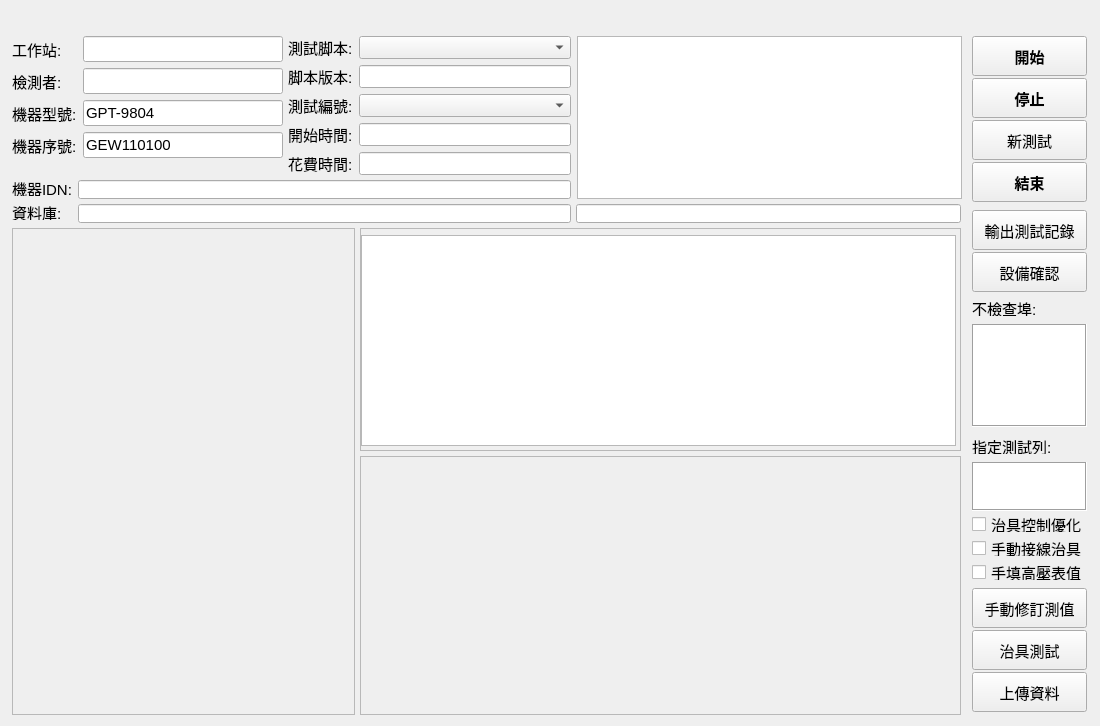
<?xml version="1.0" encoding="UTF-8"?>
<ui version="4.0">
 <class>frmMainTest</class>
 <widget class="QWidget" name="frmMainTest">
  <property name="geometry">
   <rect>
    <x>0</x>
    <y>0</y>
    <width>1100</width>
    <height>726</height>
   </rect>
  </property>
  <property name="font">
   <font>
    <pointsize>11</pointsize>
   </font>
  </property>
  <property name="windowTitle">
   <string>測試主視窗</string>
  </property>
  <widget class="QScrollArea" name="scrollArea">
   <property name="geometry">
    <rect>
     <x>12</x>
     <y>228</y>
     <width>343</width>
     <height>487</height>
    </rect>
   </property>
   <property name="focusPolicy">
    <enum>Qt::ClickFocus</enum>
   </property>
   <property name="widgetResizable">
    <bool>true</bool>
   </property>
   <widget class="QWidget" name="scrollAreaWidgetContents">
    <property name="geometry">
     <rect>
      <x>0</x>
      <y>0</y>
      <width>341</width>
      <height>485</height>
     </rect>
    </property>
   </widget>
  </widget>
  <widget class="QPushButton" name="btnStart">
   <property name="geometry">
    <rect>
     <x>972</x>
     <y>36</y>
     <width>115</width>
     <height>40</height>
    </rect>
   </property>
   <property name="font">
    <font>
     <pointsize>11</pointsize>
     <weight>75</weight>
     <bold>true</bold>
    </font>
   </property>
   <property name="toolTip">
    <string>按此鈕進行設備連線及進行測試 </string>
   </property>
   <property name="text">
    <string>開始</string>
   </property>
  </widget>
  <widget class="QPushButton" name="btnStop">
   <property name="geometry">
    <rect>
     <x>972</x>
     <y>78</y>
     <width>115</width>
     <height>40</height>
    </rect>
   </property>
   <property name="font">
    <font>
     <pointsize>11</pointsize>
     <weight>75</weight>
     <bold>true</bold>
    </font>
   </property>
   <property name="toolTip">
    <string>停止測試</string>
   </property>
   <property name="text">
    <string>停止</string>
   </property>
  </widget>
  <widget class="QPushButton" name="btnExit">
   <property name="geometry">
    <rect>
     <x>972</x>
     <y>162</y>
     <width>115</width>
     <height>40</height>
    </rect>
   </property>
   <property name="font">
    <font>
     <pointsize>11</pointsize>
     <weight>75</weight>
     <bold>true</bold>
    </font>
   </property>
   <property name="toolTip">
    <string>關閉程式</string>
   </property>
   <property name="text">
    <string>結束</string>
   </property>
  </widget>
  <widget class="QWidget" name="formLayoutWidget_2">
   <property name="geometry">
    <rect>
     <x>288</x>
     <y>36</y>
     <width>283</width>
     <height>139</height>
    </rect>
   </property>
   <layout class="QFormLayout" name="formLayout_2">
    <property name="sizeConstraint">
     <enum>QLayout::SetDefaultConstraint</enum>
    </property>
    <property name="fieldGrowthPolicy">
     <enum>QFormLayout::AllNonFixedFieldsGrow</enum>
    </property>
    <property name="rowWrapPolicy">
     <enum>QFormLayout::DontWrapRows</enum>
    </property>
    <property name="horizontalSpacing">
     <number>6</number>
    </property>
    <item row="0" column="0">
     <widget class="QLabel" name="label_5">
      <property name="text">
       <string>測試脚本:</string>
      </property>
     </widget>
    </item>
    <item row="0" column="1">
     <widget class="QComboBox" name="cboScript">
      <property name="focusPolicy">
       <enum>Qt::ClickFocus</enum>
      </property>
     </widget>
    </item>
    <item row="2" column="0">
     <widget class="QLabel" name="Label">
      <property name="text">
       <string>測試編號:</string>
      </property>
     </widget>
    </item>
    <item row="2" column="1">
     <widget class="QComboBox" name="cboReportNo">
      <property name="sizePolicy">
       <sizepolicy hsizetype="Preferred" vsizetype="Fixed">
        <horstretch>0</horstretch>
        <verstretch>0</verstretch>
       </sizepolicy>
      </property>
      <property name="minimumSize">
       <size>
        <width>0</width>
        <height>0</height>
       </size>
      </property>
      <property name="focusPolicy">
       <enum>Qt::ClickFocus</enum>
      </property>
     </widget>
    </item>
    <item row="3" column="0">
     <widget class="QLabel" name="label_6">
      <property name="text">
       <string>開始時間:</string>
      </property>
     </widget>
    </item>
    <item row="3" column="1">
     <widget class="QLineEdit" name="ltxtStartTime">
      <property name="focusPolicy">
       <enum>Qt::ClickFocus</enum>
      </property>
     </widget>
    </item>
    <item row="4" column="1">
     <widget class="QLineEdit" name="ltxtSpendTime">
      <property name="focusPolicy">
       <enum>Qt::ClickFocus</enum>
      </property>
     </widget>
    </item>
    <item row="4" column="0">
     <widget class="QLabel" name="label_7">
      <property name="text">
       <string>花費時間:</string>
      </property>
     </widget>
    </item>
    <item row="1" column="0">
     <widget class="QLabel" name="label_10">
      <property name="text">
       <string>脚本版本:</string>
      </property>
     </widget>
    </item>
    <item row="1" column="1">
     <widget class="QLineEdit" name="ltxtScriptVer">
      <property name="focusPolicy">
       <enum>Qt::ClickFocus</enum>
      </property>
     </widget>
    </item>
   </layout>
  </widget>
  <widget class="QWidget" name="formLayoutWidget_3">
   <property name="geometry">
    <rect>
     <x>12</x>
     <y>36</y>
     <width>271</width>
     <height>139</height>
    </rect>
   </property>
   <layout class="QFormLayout" name="formLayout_3">
    <item row="0" column="0">
     <widget class="QLabel" name="label_3">
      <property name="text">
       <string>工作站:</string>
      </property>
     </widget>
    </item>
    <item row="1" column="0">
     <widget class="QLabel" name="label_4">
      <property name="text">
       <string>檢測者:</string>
      </property>
     </widget>
    </item>
    <item row="2" column="0">
     <widget class="QLabel" name="label">
      <property name="text">
       <string>機器型號:</string>
      </property>
     </widget>
    </item>
    <item row="3" column="0">
     <widget class="QLabel" name="label_2">
      <property name="text">
       <string>機器序號:</string>
      </property>
     </widget>
    </item>
    <item row="0" column="1">
     <widget class="QLineEdit" name="ltxtWorkstation">
      <property name="focusPolicy">
       <enum>Qt::ClickFocus</enum>
      </property>
     </widget>
    </item>
    <item row="1" column="1">
     <widget class="QLineEdit" name="ltxtInspector">
      <property name="toolTip">
       <string>輸入檢測者工號</string>
      </property>
     </widget>
    </item>
    <item row="2" column="1">
     <widget class="QLineEdit" name="ltxtDUTModel">
      <property name="text">
       <string>GPT-9804</string>
      </property>
     </widget>
    </item>
    <item row="3" column="1">
     <widget class="QLineEdit" name="ltxtDUTSn">
      <property name="text">
       <string>GEW110100</string>
      </property>
     </widget>
    </item>
   </layout>
  </widget>
  <widget class="QScrollArea" name="scrollArea_2">
   <property name="geometry">
    <rect>
     <x>360</x>
     <y>228</y>
     <width>601</width>
     <height>223</height>
    </rect>
   </property>
   <property name="focusPolicy">
    <enum>Qt::ClickFocus</enum>
   </property>
   <property name="widgetResizable">
    <bool>true</bool>
   </property>
   <widget class="QWidget" name="scrollAreaWidgetContents_2">
    <property name="geometry">
     <rect>
      <x>0</x>
      <y>0</y>
      <width>599</width>
      <height>221</height>
     </rect>
    </property>
    <widget class="QTableView" name="tbView">
     <property name="geometry">
      <rect>
       <x>0</x>
       <y>6</y>
       <width>595</width>
       <height>211</height>
      </rect>
     </property>
     <property name="font">
      <font>
       <pointsize>11</pointsize>
      </font>
     </property>
     <property name="focusPolicy">
      <enum>Qt::ClickFocus</enum>
     </property>
    </widget>
   </widget>
  </widget>
  <widget class="QPushButton" name="btnNewReport">
   <property name="geometry">
    <rect>
     <x>972</x>
     <y>120</y>
     <width>115</width>
     <height>40</height>
    </rect>
   </property>
   <property name="toolTip">
    <string>產生新的測試表</string>
   </property>
   <property name="text">
    <string>新測試</string>
   </property>
  </widget>
  <widget class="QPushButton" name="btnConDev">
   <property name="geometry">
    <rect>
     <x>972</x>
     <y>252</y>
     <width>115</width>
     <height>40</height>
    </rect>
   </property>
   <property name="toolTip">
    <string>進行設備連線確認, 不執行測試</string>
   </property>
   <property name="text">
    <string>設備確認</string>
   </property>
  </widget>
  <widget class="QPushButton" name="btnProTest">
   <property name="geometry">
    <rect>
     <x>972</x>
     <y>672</y>
     <width>115</width>
     <height>40</height>
    </rect>
   </property>
   <property name="focusPolicy">
    <enum>Qt::ClickFocus</enum>
   </property>
   <property name="toolTip">
    <string>程式開發時, 片段程式測試用.</string>
   </property>
   <property name="text">
    <string>上傳資料</string>
   </property>
  </widget>
  <widget class="QLabel" name="lblSkipPort">
   <property name="geometry">
    <rect>
     <x>972</x>
     <y>300</y>
     <width>91</width>
     <height>16</height>
    </rect>
   </property>
   <property name="text">
    <string>不檢查埠:</string>
   </property>
  </widget>
  <widget class="QTextEdit" name="txtSkipPort">
   <property name="geometry">
    <rect>
     <x>972</x>
     <y>324</y>
     <width>115</width>
     <height>103</height>
    </rect>
   </property>
   <property name="focusPolicy">
    <enum>Qt::ClickFocus</enum>
   </property>
   <property name="toolTip">
    <string>設備連線確認時, 有設備未連接時, 再次掃描電腦連接埠時, 
那些埠確定没有用, 要略過檢查, 節省連線時間.</string>
   </property>
   <property name="frameShape">
    <enum>QFrame::Box</enum>
   </property>
  </widget>
  <widget class="QCheckBox" name="chkFixOptimize">
   <property name="geometry">
    <rect>
     <x>972</x>
     <y>516</y>
     <width>115</width>
     <height>16</height>
    </rect>
   </property>
   <property name="focusPolicy">
    <enum>Qt::ClickFocus</enum>
   </property>
   <property name="toolTip">
    <string>勾選:依治具條件列表順序進行測試, 可減少換線頻率.
未勾選:依測試項目順序進行測試.</string>
   </property>
   <property name="text">
    <string>治具控制優化</string>
   </property>
  </widget>
  <widget class="QCheckBox" name="chkFixManual">
   <property name="geometry">
    <rect>
     <x>972</x>
     <y>540</y>
     <width>115</width>
     <height>16</height>
    </rect>
   </property>
   <property name="focusPolicy">
    <enum>Qt::ClickFocus</enum>
   </property>
   <property name="toolTip">
    <string>勾選:手動換線接治具
未勾選:自動切換ATE治具進行換線.</string>
   </property>
   <property name="text">
    <string>手動接線治具</string>
   </property>
  </widget>
  <widget class="QLabel" name="label_8">
   <property name="geometry">
    <rect>
     <x>12</x>
     <y>204</y>
     <width>61</width>
     <height>16</height>
    </rect>
   </property>
   <property name="text">
    <string>資料庫:</string>
   </property>
  </widget>
  <widget class="QLineEdit" name="ledDBPath">
   <property name="geometry">
    <rect>
     <x>78</x>
     <y>204</y>
     <width>493</width>
     <height>19</height>
    </rect>
   </property>
   <property name="focusPolicy">
    <enum>Qt::ClickFocus</enum>
   </property>
  </widget>
  <widget class="QScrollArea" name="scrollArea_3">
   <property name="geometry">
    <rect>
     <x>360</x>
     <y>456</y>
     <width>601</width>
     <height>259</height>
    </rect>
   </property>
   <property name="focusPolicy">
    <enum>Qt::ClickFocus</enum>
   </property>
   <property name="widgetResizable">
    <bool>true</bool>
   </property>
   <widget class="QWidget" name="scrollAreaWidgetContents_3">
    <property name="geometry">
     <rect>
      <x>0</x>
      <y>0</y>
      <width>599</width>
      <height>257</height>
     </rect>
    </property>
   </widget>
  </widget>
  <widget class="QPushButton" name="btnFixtureTest">
   <property name="geometry">
    <rect>
     <x>972</x>
     <y>630</y>
     <width>115</width>
     <height>40</height>
    </rect>
   </property>
   <property name="focusPolicy">
    <enum>Qt::ClickFocus</enum>
   </property>
   <property name="toolTip">
    <string>勾選治具條件列表, 進行治具開關切換確認.
勾選項目&gt;1個時, 5秒自動切換到下個項目</string>
   </property>
   <property name="text">
    <string>治具測試</string>
   </property>
  </widget>
  <widget class="QCheckBox" name="chkHVMManual">
   <property name="geometry">
    <rect>
     <x>972</x>
     <y>564</y>
     <width>115</width>
     <height>16</height>
    </rect>
   </property>
   <property name="focusPolicy">
    <enum>Qt::ClickFocus</enum>
   </property>
   <property name="toolTip">
    <string>勾選:手填高壓表讀值.
未勾選:使用可連線的vitrek 4700自動讀值</string>
   </property>
   <property name="text">
    <string>手填高壓表值</string>
   </property>
  </widget>
  <widget class="QLabel" name="lblSpecTRow">
   <property name="geometry">
    <rect>
     <x>972</x>
     <y>438</y>
     <width>91</width>
     <height>16</height>
    </rect>
   </property>
   <property name="text">
    <string>指定測試列:</string>
   </property>
  </widget>
  <widget class="QTextEdit" name="txtSpecTRow">
   <property name="geometry">
    <rect>
     <x>972</x>
     <y>462</y>
     <width>115</width>
     <height>49</height>
    </rect>
   </property>
   <property name="focusPolicy">
    <enum>Qt::ClickFocus</enum>
   </property>
   <property name="toolTip">
    <string>空白, 依左側測試項目及治具條件列表勾選項目進行測試.
填入數值(可','分開, '-'指定範圍), 測試指定的列.
註:測試項目, 治具條件列表及指定測試列為交集關係.</string>
   </property>
   <property name="frameShape">
    <enum>QFrame::Box</enum>
   </property>
  </widget>
  <widget class="QLabel" name="label_9">
   <property name="geometry">
    <rect>
     <x>12</x>
     <y>180</y>
     <width>91</width>
     <height>16</height>
    </rect>
   </property>
   <property name="text">
    <string>機器IDN:</string>
   </property>
  </widget>
  <widget class="QLineEdit" name="ledDUT_IDN">
   <property name="geometry">
    <rect>
     <x>78</x>
     <y>180</y>
     <width>493</width>
     <height>19</height>
    </rect>
   </property>
   <property name="focusPolicy">
    <enum>Qt::ClickFocus</enum>
   </property>
  </widget>
  <widget class="QTextEdit" name="txtMsg">
   <property name="geometry">
    <rect>
     <x>577</x>
     <y>36</y>
     <width>385</width>
     <height>163</height>
    </rect>
   </property>
   <property name="focusPolicy">
    <enum>Qt::ClickFocus</enum>
   </property>
  </widget>
  <widget class="QPushButton" name="btnMModify">
   <property name="geometry">
    <rect>
     <x>972</x>
     <y>588</y>
     <width>115</width>
     <height>40</height>
    </rect>
   </property>
   <property name="focusPolicy">
    <enum>Qt::ClickFocus</enum>
   </property>
   <property name="toolTip">
    <string>在&quot;指定測試列&quot;填入要修改的列號, 按此鈕進行主量測值修改</string>
   </property>
   <property name="text">
    <string>手動修訂測值</string>
   </property>
  </widget>
  <widget class="QPushButton" name="btnExportRec">
   <property name="geometry">
    <rect>
     <x>972</x>
     <y>210</y>
     <width>115</width>
     <height>40</height>
    </rect>
   </property>
   <property name="toolTip">
    <string>進行設備連線確認, 不執行測試</string>
   </property>
   <property name="text">
    <string>輸出測試記錄</string>
   </property>
  </widget>
  <widget class="QLineEdit" name="ledDataUpload">
   <property name="geometry">
    <rect>
     <x>576</x>
     <y>204</y>
     <width>385</width>
     <height>19</height>
    </rect>
   </property>
   <property name="focusPolicy">
    <enum>Qt::ClickFocus</enum>
   </property>
  </widget>
 </widget>
 <tabstops>
  <tabstop>ltxtWorkstation</tabstop>
  <tabstop>ltxtInspector</tabstop>
  <tabstop>ltxtDUTModel</tabstop>
  <tabstop>ltxtDUTSn</tabstop>
  <tabstop>cboScript</tabstop>
  <tabstop>cboReportNo</tabstop>
  <tabstop>ltxtStartTime</tabstop>
  <tabstop>ltxtSpendTime</tabstop>
  <tabstop>btnStart</tabstop>
  <tabstop>btnStop</tabstop>
  <tabstop>scrollArea_2</tabstop>
  <tabstop>scrollArea</tabstop>
  <tabstop>btnNewReport</tabstop>
  <tabstop>btnConDev</tabstop>
  <tabstop>btnExit</tabstop>
  <tabstop>tbView</tabstop>
 </tabstops>
 <resources/>
 <connections/>
</ui>
